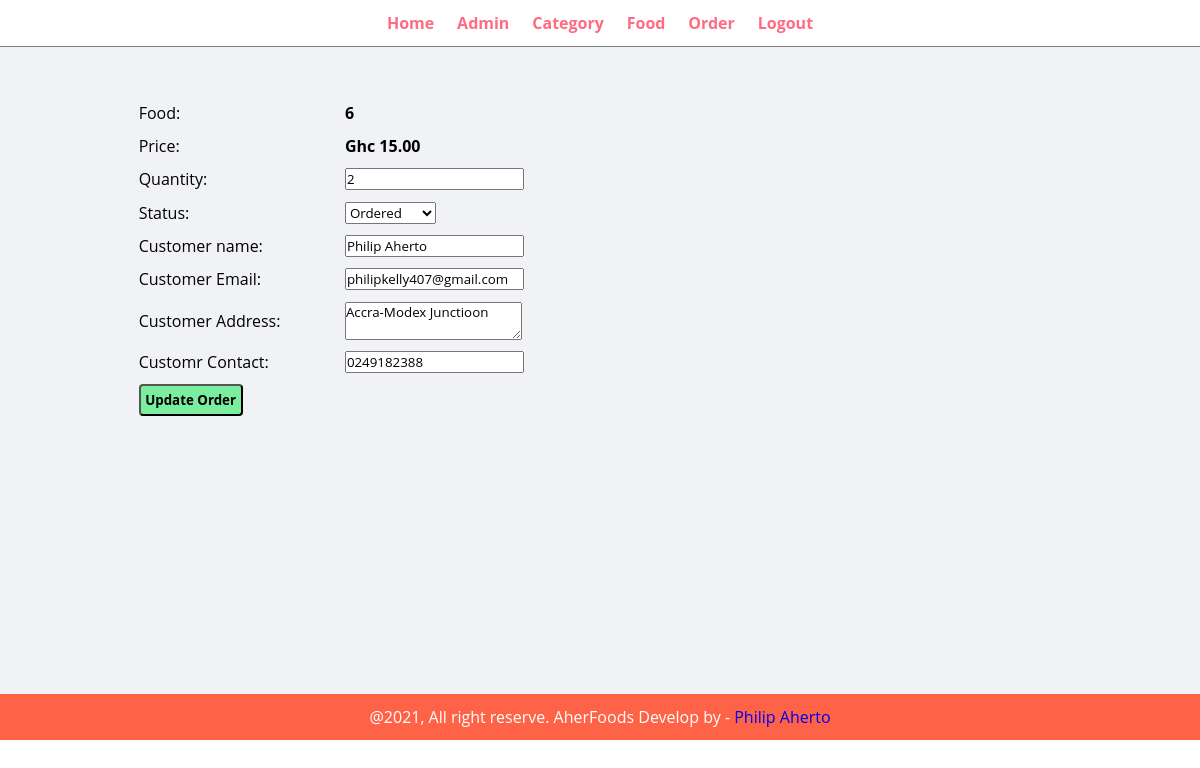
Page /admi/update-order.php?id=1 on the committed database.
### tables this page shows
CREATE TABLE `tbl_order` (
  `id` int(10) UNSIGNED NOT NULL,
  `food` varchar(50) NOT NULL,
  `price` decimal(10,0) NOT NULL,
  `quantity` int(10) UNSIGNED NOT NULL,
  `total` decimal(10,0) NOT NULL,
  `date` datetime NOT NULL,
  `status` varchar(10) NOT NULL,
  `cus_name` varchar(50) NOT NULL,
  `cus_email` varchar(150) NOT NULL,
  `cus_address` varchar(255) NOT NULL,
  `cus_contact` varchar(13) NOT NULL
);

### admi/update-order.php (the view, shortened to what this page needs)
<?php include('parts/navbar.php') ?>
  <?php
    if(isset($_GET['id'])){
      $id = $_GET['id'];
      $sql = "SELECT * FROM tbl_order WHERE id=$id";
      $res = mysqli_query($con, $sql);
      $count = mysqli_num_rows($res);
      if($count==1){
        $row=mysqli_fetch_assoc($res);
        $food=$row['food'];
        $price=$row['price'];
        $quantity=$row['quantity'];
        $status=$row['status'];
        $cus_name=$row['cus_name'];
        $cus_email=$row['cus_email'];
        $cus_address=$row['cus_address'];
        $cus_contact=$row['cus_contact'];
      }else{
        $_SESSION['categ-not-found'] = "<div class='error'>Food not found</div>";
        header("location:".HOMEPAGE_URL.'admi/order.php');
      }
    }else{
      header("location:".HOMEPAGE_URL.'admi/order.php');
    }
  ?>
  <div class="main-content">
    <div class="wrapper">
    <form action="" method="POST" enctype="multipart/form-data">
        <table class="tbl-addCateg">
          <tr>
            <td>Food:</td>
            <td>
              <b><?php echo $food;?></b>
            </td>
          </tr>
          <tr>
            <td>Price:</td>
            <td>
            <b>Ghc <?php echo $price;?>.00</b>
            </td>
          </tr>
          <tr>
            <td>Quantity: </td>
            <td>
              <input type="number" name="quantity" value="<?php echo $quantity ?>"/>
            </td>
          </tr>
          <tr>
            <td>Status: </td>
            <td>
              <select name="status">
                    <option <?php if($status=="Ordered"){ echo "selected";}?> value="Ordered">Ordered</option>
              </select>
            </td>
          </tr>
          <tr>
            <td>Customer name: </td>
            <td>
              <input type="text" name="cus_name" value="<?php echo $cus_name ?>"/>
            </td>
          </tr>
          <tr>
            <td>Customer Email: </td>
            <td>
              <input type="text" name="cus_email" value="<?php echo $cus_email ?>"/>
            </td>
          </tr>
          <tr>
            <td>Customer Address: </td>
            <td>
              <textarea name="cus_address" col="30" row="5" value=""><?php if($cus_address==""){echo "Enter a brief description of food here ";}else{echo $cus_address;}?></textarea>
            </td>
          </tr>
          <tr>
              <td>Customr Contact: </td>
              <td>
                  <input type="text" name="cus_contact" value="<?php echo $cus_contact ?>"/>
              </td>
          </tr>
          <tr>
            <td colspan="2">
              <input type="submit" name="submit" value="Update Order" class="btn-update">
            </td>
          </tr>
        </table>
      </form>
    </div>
  </div>
<?php include('parts/footer.php') ?>

### admi/admin.css (style rules this page uses)
* { margin: 0; padding: 0; box-sizing: border-box; font-family: 'Open Sans' ; }
.wrapper { padding: 1%; width: 80%; margin: 0 auto; }
.main-content { background-color: #f1f2f6; padding: 3% 0; }
table tr td { padding: 1%; }
.btn-update { background-color: #7bed9f; padding: 1%; font-weight: bold; color: black; text-decoration: none; border-radius: 4px; }
.tbl-addCateg { width: 50%; padding-bottom: 14rem ; }

### rows in the picture
tbl_order: food "6", price "15", quantity "2", status "Ordered", cus_name "Philip Aherto", cus_email "philipkelly407@gmail.com", cus_address "Accra-Modex Junctioon", cus_contact "0249182388"
